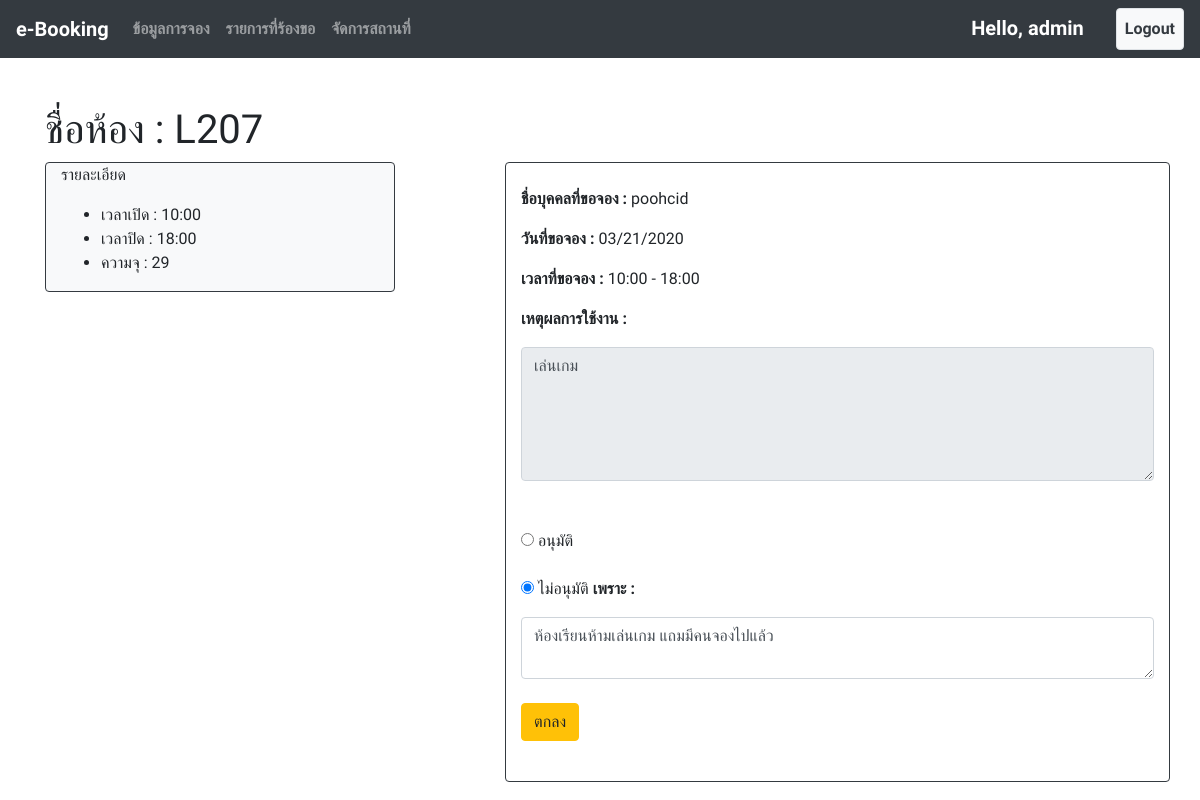
Screenshot of /book_edit/36/ (signed in) with the database file from the repository.
### booking/models.py (models this page shows, shortened)
class Booking(models.Model):
    room = models.ForeignKey(Room, on_delete=models.CASCADE, null=True)
    date = models.DateField()
    start_time = models.TimeField()
    end_time = models.TimeField(null=True)
    description = models.TextField()
    status = models.CharField(null=True, default=None, choices=(
        ("รออนุมัติ", "Unknow"),
        ("ไม่อนุมัติ", "No"),
        ("อนุมัติ", "Yes")
    ), max_length=100)
    status_remark = models.TextField(null=True, blank=True)
    book_by = models.ForeignKey(User, on_delete=models.CASCADE, null=True)
    book_date = models.DateField(auto_now=True)

class Room(models.Model):
    name = models.CharField(max_length=100)
    open_time = models.TimeField()
    close_time = models.TimeField()
    capacity = models.IntegerField(default=0)

### booking/views.py (the view)
# urls.py: path('book_edit/<int:id>/', views.book_edit, name="book_edit"),
@login_required
@permission_required('booking.change_booking')
def book_edit(request, id):
    book = Booking.objects.get(pk=id)
    if request.method == 'POST':
        book.status = request.POST.get('status')
        book.status_remark = request.POST.get('status-remark')
        book.save()
        return redirect('index')
    context={
        "book" : book
    }
    return render(request, 'admin_page/book_edit.html', context=context)

### booking/templates/admin_page/book_edit.html (shortened to what this page needs)
{% extends 'base.html' %}
{% block content %}
    <br><br>
    <div class="container">
    <h1>ชื่อห้อง : {{ book.room.name }}</h1>
        <div class="row">
            <div class="col-4">
                <div class="border border-dark rounded bg-light container">
                    <p>รายละเอียด</p>
                    <ul>
                        <li>เวลาเปิด : {{book.room.open_time|date:'H:i'}}</li>
                        <li>เวลาปิด : {{ book.room.close_time|date:'H:i' }}</li>
                        <li>ความจุ : {{ book.room.capacity }}</li>
                    </ul>
                </div>
            </div>
            <div class="col-1">
            </div>
            <div class="col-7 border border-dark rounded">
                <br>
                <p><b>ชื่อบุคคลที่ขอจอง : </b>{{ book.book_by.username }}</p>
                <p><b>วันที่ขอจอง : </b>{{ book.date|date:'SHORT_DATE_FORMAT'}}</p>
                <p><b>เวลาที่ขอจอง : </b>{{ book.start_time|date:'H:i' }} - {{ book.end_time|date:'H:i' }}</p>
                <p><b>เหตุผลการใช้งาน : </b></p>
                <textarea class="form-control" name="descrip" rows="5" id="comment" readonly>{{ book.description }}</textarea>
                <br><br>
                <form action="{% url 'book_edit' id=book.id %}" method="POST">
                    <div class="radio form-group">
                        <label><input type="radio" name="status" value="อนุมัติ" {% if book.status == 'อนุมัติ' %}checked{% endif %}> อนุมัติ</label>
                    </div>
                    <div class="radio form-group">
                        <input type="radio" name="status" value="ไม่อนุมัติ" {% if book.status == 'ไม่อนุมัติ' %}checked{% endif %}> ไม่อนุมัติ <b>เพราะ :</b></label>
                    </div>
                    <textarea class="form-control" name="status-remark" id="comment">{{ book.status_remark }}</textarea>
                    <br>
                    <button type="submit" class="btn btn-warning">ตกลง</button>
                </form>
                <br>
            </div>
        </div>
    </div>
{% endblock content %}

### templates/base.html (shortened to what this page needs)
{% load static %}
<html lang="en">
<head>
    <link rel="stylesheet" href="{% static 'css/bootstrap.min.css' %}">
    <link rel="stylesheet" href="{% static 'css/gijgo.css' %}" />
    <link rel="stylesheet" href="{% static 'css/gijgo.min.css' %}" />
</head>
</head>
<body>
    <nav class="navbar navbar-expand-sm bg-dark navbar-dark">
        <a class="navbar-brand" href="\">e-Booking</a>
        <div class="collapse navbar-collapse" id="collapsibleNavbar">
            <ul class="navbar-nav">
                {% if user.is_authenticated %}
                    {% if perms.booking.view_booking %}
                    <li class="nav-item">
                        <a class="nav-link" href="/book_list/">ข้อมูลการจอง</a>
                    </li>
                    {% endif %}
                    {% if perms.booking.change_booking %}
                    <li class="nav-item">
                        <a class="nav-link" href="/">รายการที่ร้องขอ</a>
                    </li>
                    {% endif %}
                    {% if perms.booking.change_room %}
                    <li class="nav-item">
                        <a class="nav-link" href="/room_list/">จัดการสถานที่</a>
                    </li>
                    {% endif %}
                {% endif %}
            </ul>
            <ul class="navbar-nav ml-auto">
                {% if user.is_authenticated %}
                    <li class="nav-item"><span class="navbar-brand">Hello, {{ user.username }}</span></li>
                    <li class="nav-item"></li>
                    <li class="nav-item"><a href="/account/book_logout/" class="nav-link bg-light text-dark border rounded">Logout</a></li>
                {% else %}
                    <li class="nav-item"><a href="/account/book_register/" class="nav-link bg-light text-dark border rounded">Sign up</a></li>
                    <li class="nav-item"><span class="navbar-brand text-dark"></span></li>
                    <li class="nav-item"><a href="/account/book_login/" class="nav-link">Login</a></li>
                {% endif %}
            </ul>
        </div>
    </nav>
    {% block content %}
    {% endblock content %}
</body>
</html>

### templates/base.html (style rules this page uses)
nav { font-weight: bold; }
body { font-family: 'Prompt', sans-serif; }

### rows the page displays
Booking: room.name "L207", room.open_time "10:00", room.close_time "18:00", room.capacity "29", book_by.username "poohcid", date "03/21/2020", start_time "10:00", end_time "18:00", descrip "เล่นเกม", status "☐ อนุมัติ", status "☑", status-remark "ห้องเรียนห้ามเล่นเกม แถมมีคนจองไปแล้ว"

### other values shown
{{ user.username }} "admin"
